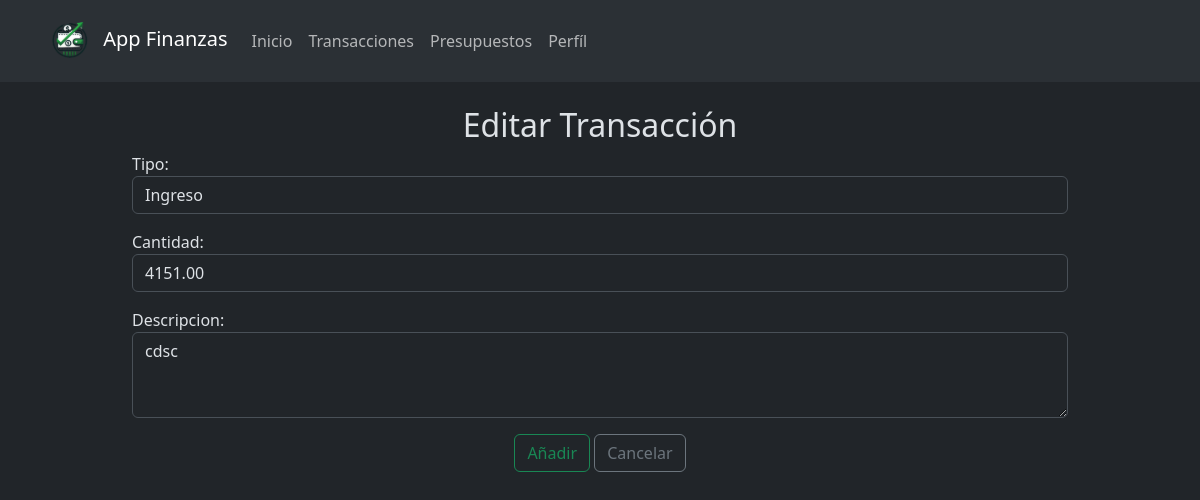
The app's page /transacciones/editar/13/ (signed in) with its own data.
### myApp/models.py (models this page shows, shortened)
class Transaccion(models.Model):
    TIPO_CHOICES = [
        ('Ingreso', 'Ingreso'),
        ('Gasto', 'Gasto'),
    ]
    usuario = models.ForeignKey(settings.AUTH_USER_MODEL, on_delete=models.CASCADE)
    tipo = models.CharField(max_length=10, choices=TIPO_CHOICES)
    cantidad = models.DecimalField(max_digits=10, decimal_places=2)
    descripcion = models.TextField()
    fecha = models.DateTimeField(auto_now_add=True)

### myApp/views.py (the view)
@login_required
def editar_transaccion(request, transaccion_id):
    transaccion = get_object_or_404(
        Transaccion, id=transaccion_id, usuario=request.user)
    if request.method == 'POST':
        form = TransaccionForm(request.POST, instance=transaccion)
        if form.is_valid():
            form.save()
            messages.success(request, "Transacción modificada correctamente.")
            return redirect('lista_transacciones')
    else:
        form = TransaccionForm(instance=transaccion)
    return render(request, 'transacciones/Form Transaciones.html', {'form': form})

### myApp/forms.py
class TransaccionForm(forms.ModelForm):
    class Meta:
        model = Transaccion
        fields = ['tipo', 'cantidad', 'descripcion']
        widgets = {
            'tipo': forms.Select(attrs={'class': 'form-control'}),
            'cantidad': forms.NumberInput(attrs={'class': 'form-control'}),
            'descripcion': forms.Textarea(attrs={'class': 'form-control', 'rows': 3}),
        }

### myApp/templates/transacciones/Form Transaciones.html (shortened to what this page needs)
{% extends 'base.html' %}
{% block content %}
<div class="container text-center my-4" style="max-width: 960px; margin: 0 auto;">
    <h2>{% if form.instance.pk %}Editar{% else %}Añadir{% endif %} Transacción</h2>
    <form method="post">
        <div class="mb-3 text-start">
            {{ form.as_p }}
        </div>
        <button type="submit" class="btn btn-outline-success">
            Añadir
        </button>
        <button class="btn btn-outline-secondary">
            <a class="nav-link" href="{% url 'lista_transacciones' %}">Cancelar</a>
        </button>
    </form>
</div>
{% endblock %}

### records on screen
Transaccion: tipo "Ingreso", cantidad "4151.00", descripcion "cdsc"
